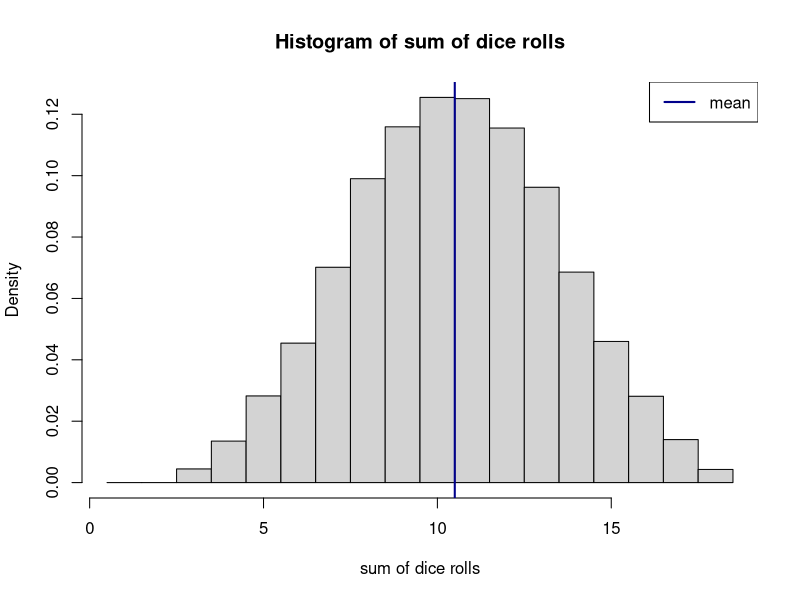

This chart was generated by the following R code:
## ---- chunk 1
knitr::opts_chunk$set(echo = FALSE)
## ---- chunk 2

rolls <- rep(0, 100000)
rolls <- vapply(rolls, 
                function(x) {
                    sum(sample(6, 
                    size = 3, 
                    replace = TRUE))}, 
                    FUN.VALUE = numeric(1)
                    )

## ---- chunk 3
trueMean <- mean(1:6)*3
xlab <- "sum of dice rolls"
main <- "Histogram of sum of dice rolls"
hist(rolls, 
    xlab = xlab, 
    main = main, 
    breaks = seq(from = .5, 
            to = 6*3 + .50, 
            by = 1
            ),
    probability = TRUE
    )
abline(v = trueMean, col = "darkblue", lwd = 2)
legend("topright", legend = "mean", lwd = 2, col = "darkblue")

